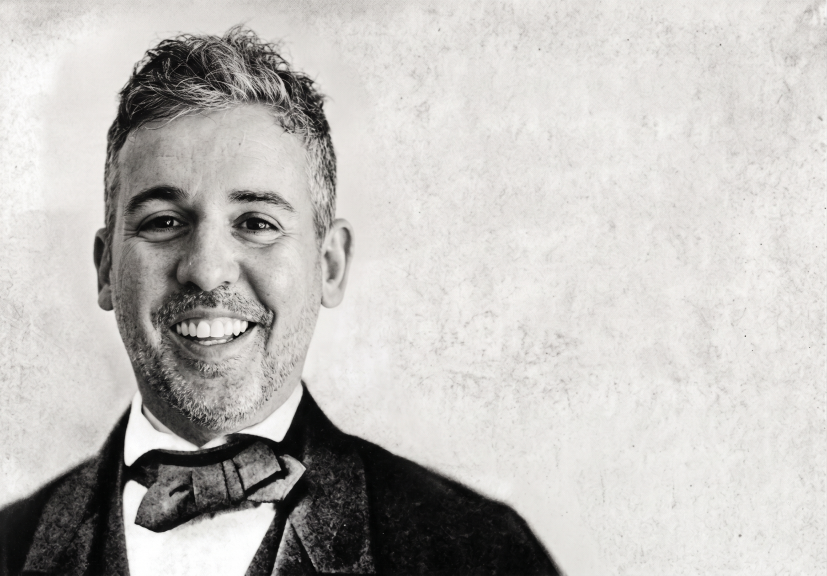
#> input picture steve.jpg, 2480 x 1728 px (shown at 1/3 size)
$ python make_image.py
#> lines starting #> are read from the running program, lines starting #| are printed output that depends on the picture
"""Draw the day's quote into the blank area of steve.jpg.
Used by post_quote.py."""
from pathlib import Path

from PIL import Image, ImageDraw, ImageFont, ImageOps

HERE = Path(__file__).parent
PHOTO = HERE / "steve.jpg"                      # background photo with blank space on the right
FONT = HERE / "fonts" / "Anton-Regular.ttf"     # bold headline font

OUT_W = 1400              # width of the posted image (height follows the photo's shape)
TEXT_LEFT = 0.52          # where the text area starts, as a fraction of the width
MARGIN = 60               # padding on the right and top/bottom of the text area
TEXT_COLOR = "#111111"
NOTE_COLOR = "#444444"


def font(size: int) -> ImageFont.FreeTypeFont:
    return ImageFont.truetype(str(FONT), size)


def wrap(draw, text, fnt, max_w):
    """Greedy word-wrap so every line fits within max_w pixels."""
    words, lines, line = text.split(), [], ""
    for w in words:
        trial = f"{line} {w}".strip()
        if draw.textlength(trial, font=fnt) <= max_w:
            line = trial
        else:
            if line:
                lines.append(line)
            line = w
    if line:
        lines.append(line)
    return lines


def fit(draw, text, max_w, max_h, start=130, floor=36):
    """Largest font size at which the wrapped text fits in the box."""
    for size in range(start, floor, -2):
        fnt = font(size)
        lines = wrap(draw, text, fnt, max_w)
        line_h = int(size * 1.12)
        if all(draw.textlength(l, font=fnt) <= max_w for l in lines) and len(lines) * line_h <= max_h:
            return fnt, lines, line_h
    fnt = font(floor)
    return fnt, wrap(draw, text, fnt, max_w), int(floor * 1.12)


def make_image(text: str, author: str, note: str | None = None, out: Path = HERE / "quote.png") -> Path:
#> called with text = 'I want to be the hypotenuse', author = 'Stephen R Hyde'
    canvas = ImageOps.exif_transpose(Image.open(PHOTO)).convert("RGB")
#> canvas is the input picture: PIL image 2480x1728 RGB; mean R, G, B 192.4, 190.2, 187.4
    W = OUT_W
    H = round(canvas.height * W / canvas.width)
#> H = 975
    canvas = canvas.resize((W, H), Image.LANCZOS)
#> canvas: PIL image 1400x975 RGB

    draw = ImageDraw.Draw(canvas)
    x0 = int(W * TEXT_LEFT)
    box_w = W - x0 - MARGIN
    author_fnt = font(44)
    note_fnt = font(32)
    reserved = 80 + (60 if note else 0)          # space for author (and note)
    box_h = H - 2 * MARGIN - reserved
#> box_h = 715

    fnt, lines, line_h = fit(draw, f"\u201c{text}\u201d", box_w, box_h)
#> lines = ['“I want to be', 'the', 'hypotenuse”']; line_h = 105
    total_h = len(lines) * line_h + reserved
#> total_h = 455
    y = (H - total_h) // 2
#> y = 260
    for line in lines:
        lw = draw.textlength(line, font=fnt)
        draw.text((x0 + (box_w - lw) / 2, y), line, font=fnt, fill=TEXT_COLOR)
        y += line_h
#> this loop made 3 passes
#> (line, lw, y) on passes 1 to 3: ('“I want to be', 608.8, 365), ('the', 154.3, 470), ('hypotenuse”', 601.7, 575)
#> after the loop, y = 575

    if note:
        y += 12
#> y = 587
        for line in wrap(draw, f"[{note}]", note_fnt, box_w):
            lw = draw.textlength(line, font=note_fnt)
            draw.text((x0 + (box_w - lw) / 2, y), line, font=note_fnt, fill=NOTE_COLOR)
            y += 38
#> this loop made 2 passes
#> (line, lw, y) on passes 1 to 2: ('[bends over and stretches arms out,', 582.9, 625), ('straight-faced]', 236.5, 663)
#> after the loop, y = 663

    y += 24
#> y = 687
    sig = f"~ {author}"
    sw = draw.textlength(sig, font=author_fnt)
#> sw = 406.6
    draw.text((x0 + box_w - sw, y), sig, font=author_fnt, fill=TEXT_COLOR)

    canvas.save(out, "PNG")
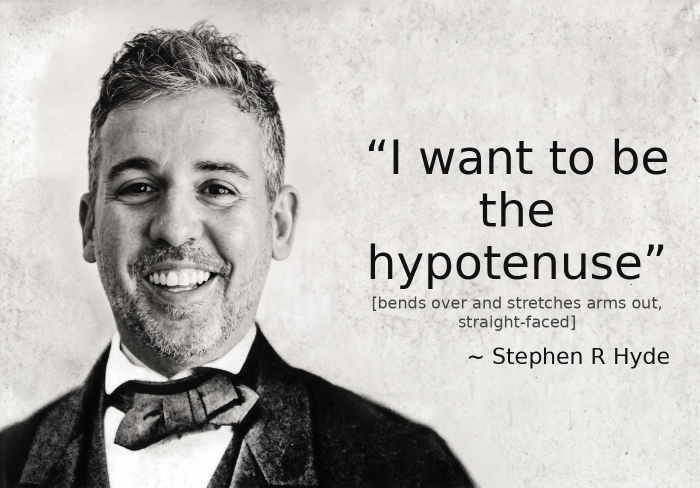
#> saved as preview.png: PIL image 1400x975 RGB (shown at 1/2 size); mean R, G, B 187.3, 185.2, 182.5
    return out


if __name__ == "__main__":
    make_image("I want to be the hypotenuse", "Stephen R Hyde", "bends over and stretches arms out, straight-faced", HERE / "preview.png")
    print("wrote preview.png")
